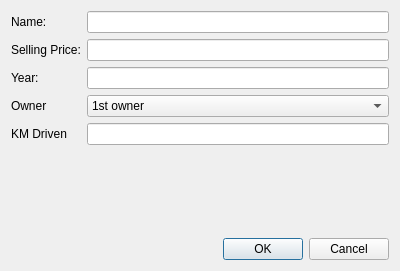
<?xml version="1.0" encoding="UTF-8"?>
<ui version="4.0">
 <class>EditInfo</class>
 <widget class="QDialog" name="EditInfo">
  <property name="geometry">
   <rect>
    <x>0</x>
    <y>0</y>
    <width>400</width>
    <height>271</height>
   </rect>
  </property>
  <property name="windowTitle">
   <string>Dialog</string>
  </property>
  <layout class="QVBoxLayout" name="verticalLayout_2">
   <item>
    <layout class="QFormLayout" name="formLayout">
     <item row="0" column="0">
      <widget class="QLabel" name="label">
       <property name="text">
        <string>Name:</string>
       </property>
      </widget>
     </item>
     <item row="0" column="1">
      <widget class="QLineEdit" name="lineName">
       <property name="text">
        <string/>
       </property>
      </widget>
     </item>
     <item row="1" column="0">
      <widget class="QLabel" name="label_2">
       <property name="text">
        <string>Selling Price:</string>
       </property>
      </widget>
     </item>
     <item row="1" column="1">
      <widget class="QLineEdit" name="linePrice"/>
     </item>
     <item row="2" column="0">
      <widget class="QLabel" name="label_5">
       <property name="text">
        <string>Year:</string>
       </property>
      </widget>
     </item>
     <item row="2" column="1">
      <widget class="QLineEdit" name="lineYear"/>
     </item>
     <item row="3" column="0">
      <widget class="QLabel" name="label_4">
       <property name="text">
        <string>Owner</string>
       </property>
      </widget>
     </item>
     <item row="3" column="1">
      <widget class="QComboBox" name="comboBox">
       <item>
        <property name="text">
         <string>1st owner</string>
        </property>
       </item>
       <item>
        <property name="text">
         <string>2nd owner</string>
        </property>
       </item>
       <item>
        <property name="text">
         <string>3rd owner</string>
        </property>
       </item>
       <item>
        <property name="text">
         <string>4th owner</string>
        </property>
       </item>
      </widget>
     </item>
     <item row="4" column="0">
      <widget class="QLabel" name="label_3">
       <property name="text">
        <string>KM Driven</string>
       </property>
      </widget>
     </item>
     <item row="4" column="1">
      <widget class="QLineEdit" name="lineKM"/>
     </item>
    </layout>
   </item>
   <item>
    <widget class="QDialogButtonBox" name="buttonBox">
     <property name="orientation">
      <enum>Qt::Horizontal</enum>
     </property>
     <property name="standardButtons">
      <set>QDialogButtonBox::Cancel|QDialogButtonBox::Ok</set>
     </property>
    </widget>
   </item>
  </layout>
 </widget>
 <resources/>
 <connections>
  <connection>
   <sender>buttonBox</sender>
   <signal>accepted()</signal>
   <receiver>EditInfo</receiver>
   <slot>accept()</slot>
   <hints>
    <hint type="sourcelabel">
     <x>240</x>
     <y>231</y>
    </hint>
    <hint type="destinationlabel">
     <x>157</x>
     <y>218</y>
    </hint>
   </hints>
  </connection>
  <connection>
   <sender>buttonBox</sender>
   <signal>rejected()</signal>
   <receiver>EditInfo</receiver>
   <slot>reject()</slot>
   <hints>
    <hint type="sourcelabel">
     <x>327</x>
     <y>231</y>
    </hint>
    <hint type="destinationlabel">
     <x>286</x>
     <y>218</y>
    </hint>
   </hints>
  </connection>
 </connections>
</ui>
